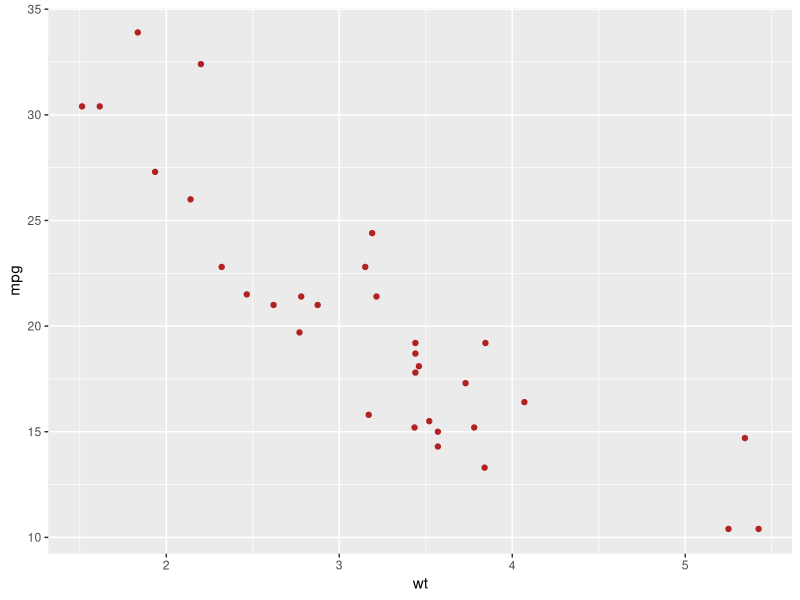
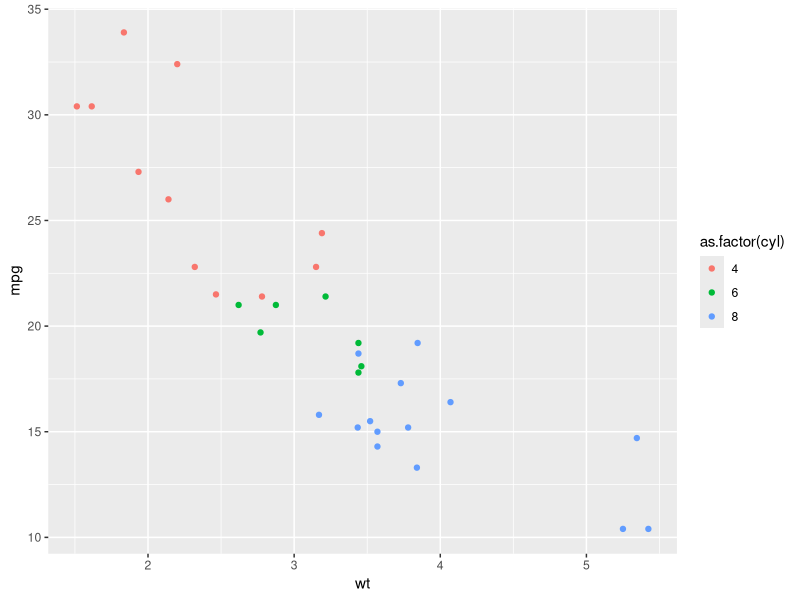
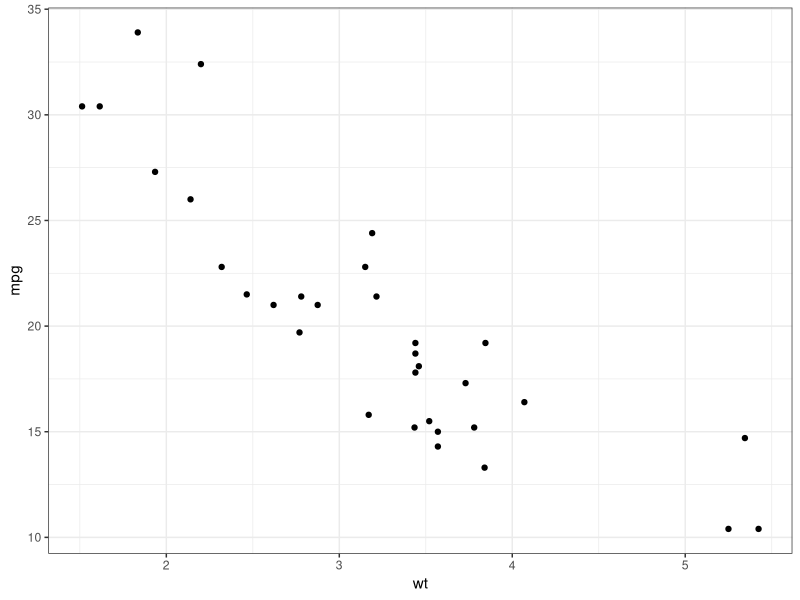
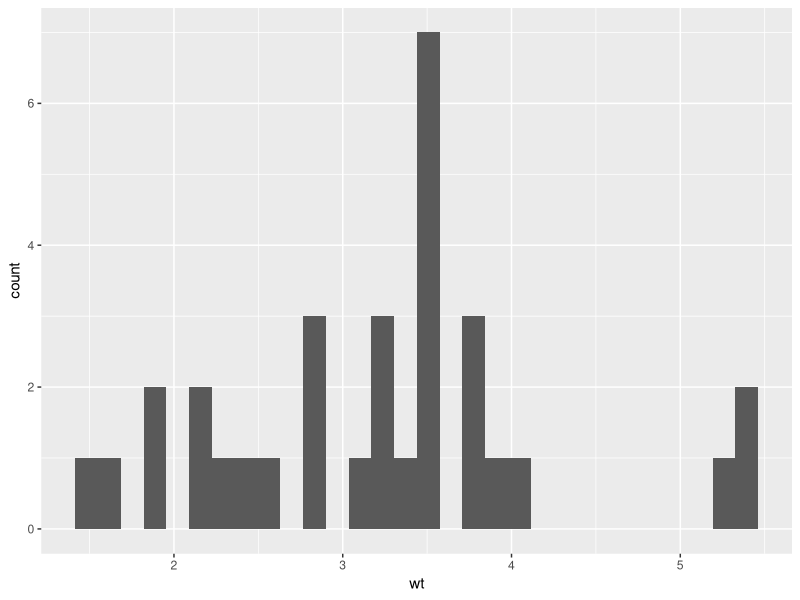

Write R code to recreate these figures, in order.
# ggplot2

library(ggplot2)



ggplot(mtcars) + 
    geom_point(aes(x=wt, y=mpg), color="firebrick")

ggplot(mtcars) + 
    geom_point(aes(x=wt, y=mpg, color=as.factor(cyl)))

ggplot(mtcars, aes(wt, mpg)) + 
    geom_point() + 
    theme_bw()

ggplot(mtcars) + geom_histogram(aes(wt))




## PRACTICE QUESTION

    # 1. # Use the 'diamonds' dataset in the 'ggplot2' to make the following plot:
        # x is 'log(carat)'
        # y is 'log(price)'
        # color the points with a different color for each level of 'clarity'
        # add a title (you'll probably have to google how to do this)
